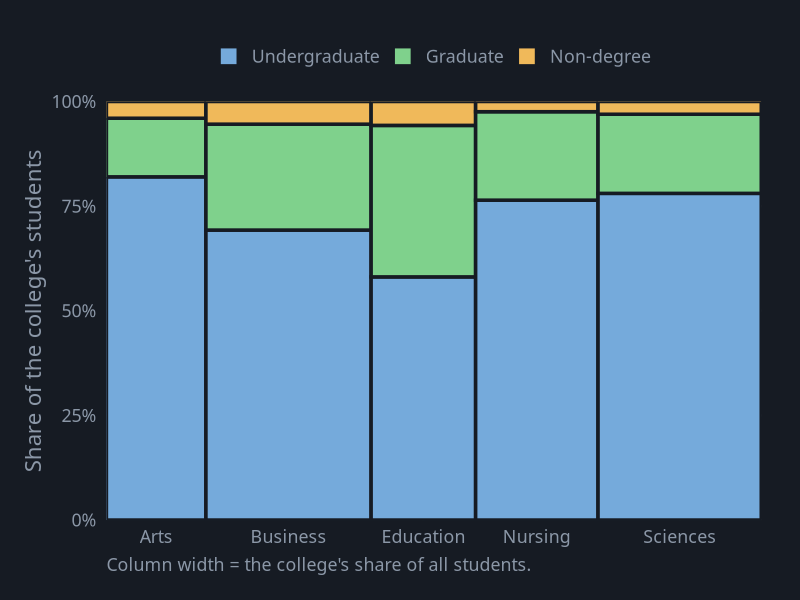
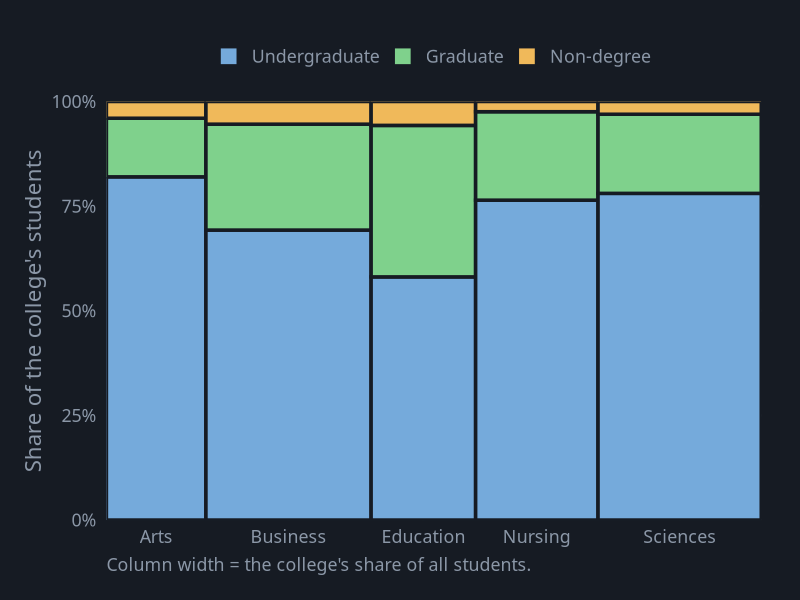

The R script that drew these images, in order:
# Marimekko Chart
# Question: How do each college's size and degree mix compare at once?
# Put this script and marimekko.csv in the same folder, then in RStudio choose
# Session > Set Working Directory > To Source File Location.

library(tidyverse)

# ---- Gallery look: dark background, soft gray text ----
font <- "IBM Plex Sans"   # use "sans" if IBM Plex Sans is not installed
ink  <- "#8B97A7"

theme_gallery <- function() {
  theme_minimal(base_size = 16, base_family = font) +
    theme(
      plot.background  = element_rect(fill = "#161B23", color = NA),
      panel.grid.major = element_line(color = "#222A34"),
      panel.grid.minor = element_blank(),
      text             = element_text(color = ink),
      axis.text        = element_text(color = ink),
      legend.position  = "top",
      legend.title     = element_blank(),
      plot.margin      = margin(24, 28, 18, 18)
    )
}

pal <- c("Undergraduate" = "#75AADB", "Graduate" = "#7FD18C", "Non-degree" = "#F0B95A")

df <- read_csv("marimekko.csv", show_col_types = FALSE) |>
  mutate(level = fct_inorder(level), college = fct_inorder(college))

# Column widths: each college's share of all students
cols <- df |>
  group_by(college) |>
  summarise(total = sum(students)) |>
  mutate(xmax = cumsum(total) / sum(total), xmin = lag(xmax, default = 0))

# Layer heights: each level's share within its own college
boxes <- df |>
  left_join(cols, by = "college") |>
  group_by(college) |>
  mutate(ymax = cumsum(students) / sum(students), ymin = lag(ymax, default = 0)) |>
  ungroup()

p <- ggplot(boxes) +
  geom_rect(aes(xmin = xmin, xmax = xmax, ymin = ymin, ymax = ymax, fill = level),
            color = "#161B23", linewidth = 1.2) +
  scale_x_continuous(breaks = (cols$xmin + cols$xmax) / 2, labels = cols$college,
                     expand = c(0, 0)) +
  scale_y_continuous(labels = scales::percent, expand = c(0, 0)) +
  scale_fill_manual(values = pal) +
  labs(x = NULL, y = "Share of the college's students",
       caption = "Column width = the college's share of all students.") +
  theme_gallery() +
  theme(panel.grid = element_blank(), plot.caption = element_text(color = ink, hjust = 0))

ggsave("marimekko.png", p, width = 9, height = 6, dpi = 200)
p
